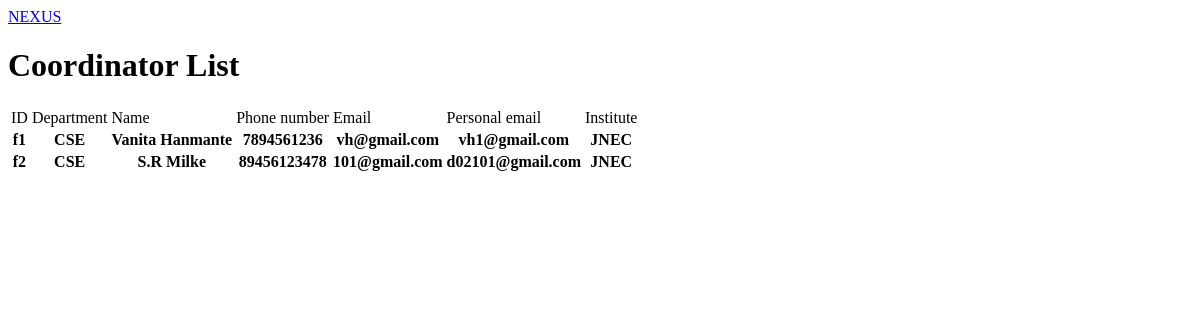
The page /coordinator-list/ on the database as committed earlier.
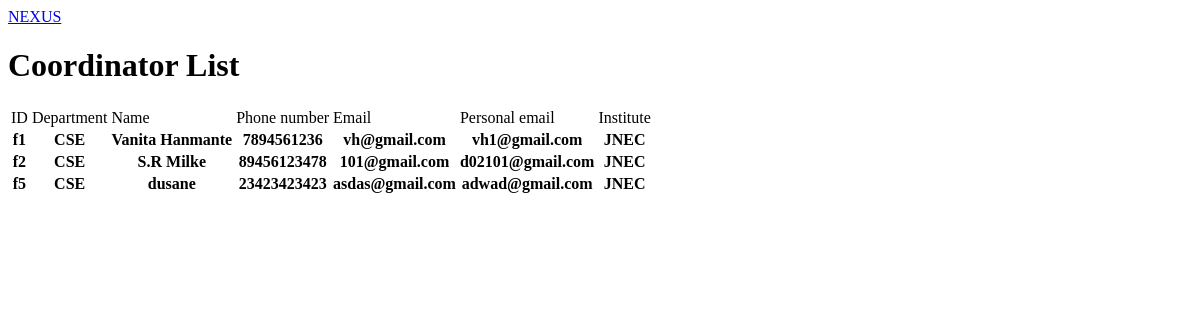
The same page on the database as committed later.
### nexus/models.py (models this page shows)
class Coordinator(models.Model):
    F_NAME = models.CharField(max_length=255)
    F_PHONE_NO = models.PositiveIntegerField()
    F_EMAIL = models.EmailField()
    F_DEPARTMENT = models.CharField(max_length=255)
    F_Personal_Email = models.EmailField()
    F_ID = models.CharField(max_length=20,unique=True)
    F_INSTITUTE = models.CharField(max_length=255)
    f_password = models.CharField(max_length=128, default='Provide a strong password')

### nexus/views.py (the view)
# urls.py: path('coordinator-list/', views.coordinator_list, name='coordinator_list'),
def coordinator_list(request):
    coordinators = Coordinator.objects.all()  # Query all coordinators from the database
    context = {'coordinators': coordinators}
    return render(request, 'coordinator_list.html', context)

### nexus/templates/coordinator_list.html (shortened to what this page needs)
<!DOCTYPE html>
<html lang="en">
  <head>
  </head>
  <body>
    <nav class="navbar navbar-expand-lg navbar-dark bg-dark">
      <div class="container-fluid">
        <a class="navbar-brand" href="#">NEXUS</a>
      </div>
    </nav>
    <div class="container">
      <h1>Coordinator List</h1>
      <table class="table table-bordered">
        <thead>
          <tr>
            <td>ID</td>
            <td>Department</td>
            <td>Name</td>
            <td>Phone number</td>
            <td>Email</td>
            <td>Personal email</td>
            <td>Institute</td>
          </tr>
        </thead>
        <tbody>
          {% for coordinator in coordinators %}
          <tr>
            <th>{{ coordinator.F_ID }}</th>
            <th>{{ coordinator.F_DEPARTMENT }}</th>
            <th>{{ coordinator.F_NAME }}</th>
            <th>{{ coordinator.F_PHONE_NO }}</th>
            <th>{{ coordinator.F_EMAIL }}</th>
            <th>{{ coordinator.F_Personal_Email }}</th>
            <th>{{ coordinator.F_INSTITUTE }}</th>
          </tr>
          {% endfor %}
        </tbody>
      </table>
    </div>
  </body>
</html>

Rows that differ between the two databases and show on the page:
added Coordinator: F_ID "f5", F_DEPARTMENT "CSE", F_NAME "dusane", F_PHONE_NO "23423423423", F_EMAIL "asdas@gmail.com", F_Personal_Email "adwad@gmail.com", F_INSTITUTE "JNEC"
